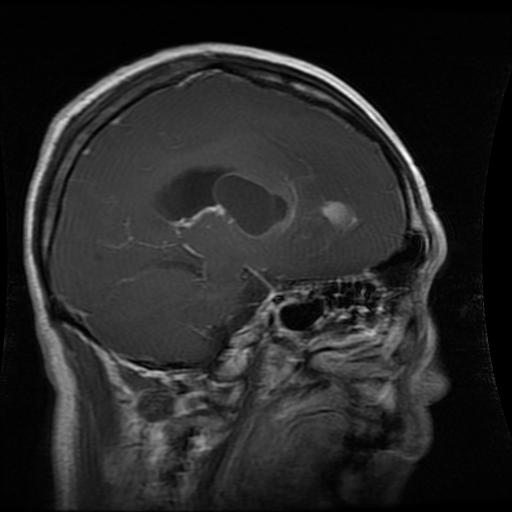
#> input picture multi_tumor_dataset/Training/glioma_tumor/Tr-gl_1011.jpg, 512 x 512 px
$ python preprocess_real.py
#> lines starting #> are read from the running program, lines starting #| are printed output that depends on the picture
"""
2. REAL Preprocessing Pipeline
Bilateral Filter → CLAHE → Resize → Normalize
"""
import cv2
import numpy as np
import os
from PIL import Image
from tqdm import tqdm # type: ignore

classes = ['glioma_tumor', 'meningioma_tumor', 'pituitary_tumor', 'no_tumor']
input_dir = 'multi_tumor_dataset/Training'
output_dir = 'processed_dataset/Training'

# Create output folders
for cls in classes:
    os.makedirs(f"{output_dir}/{cls}", exist_ok=True)

print("🛠️  REAL PREPROCESSING PIPELINE")
print("="*50)

for cls in classes:
    input_folder = f"{input_dir}/{cls}"
    output_folder = f"{output_dir}/{cls}"

    images = [f for f in os.listdir(input_folder) if f.lower().endswith(('.jpg', '.jpeg', '.png'))]

    for img_name in tqdm(images, desc=f"[{cls}]", leave=False):
        # 1. Load
        img_path = os.path.join(input_folder, img_name)
        img = cv2.imread(img_path)
#> img is the input picture: shape (512, 512, 3); min 0, max 255, mean 39
        if img is None: continue
        img_rgb = cv2.cvtColor(img, cv2.COLOR_BGR2RGB)

        # 2. NOISE REDUCTION (Bilateral Filter)
        denoised = cv2.bilateralFilter(img_rgb, 15, 80, 80)

        # 3. CONTRAST (CLAHE per channel)
        clahe = cv2.createCLAHE(clipLimit=3.0, tileGridSize=(8,8))
        enhanced = np.zeros_like(denoised)
        for c in range(3):
            gray = cv2.cvtColor(denoised, cv2.COLOR_RGB2GRAY)
            enhanced[:, :, c] = clahe.apply(gray)
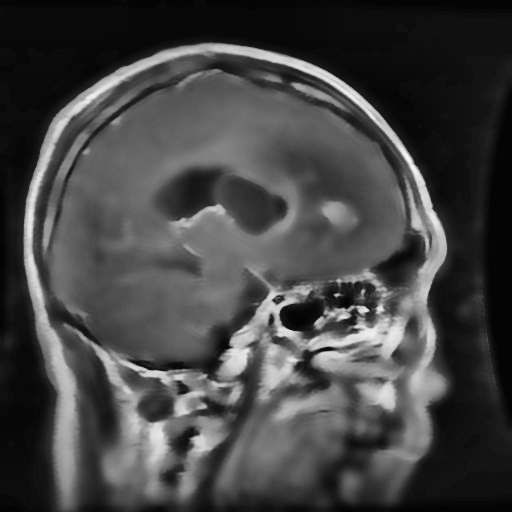
#> enhanced: shape (512, 512, 3); min 2, max 247, mean 68.3

        # 4. RESIZE 224x224 (ResNet standard)
        resized = cv2.resize(enhanced, (224, 224))
#> (the run stopped early here; a loop or call above may not have finished)
